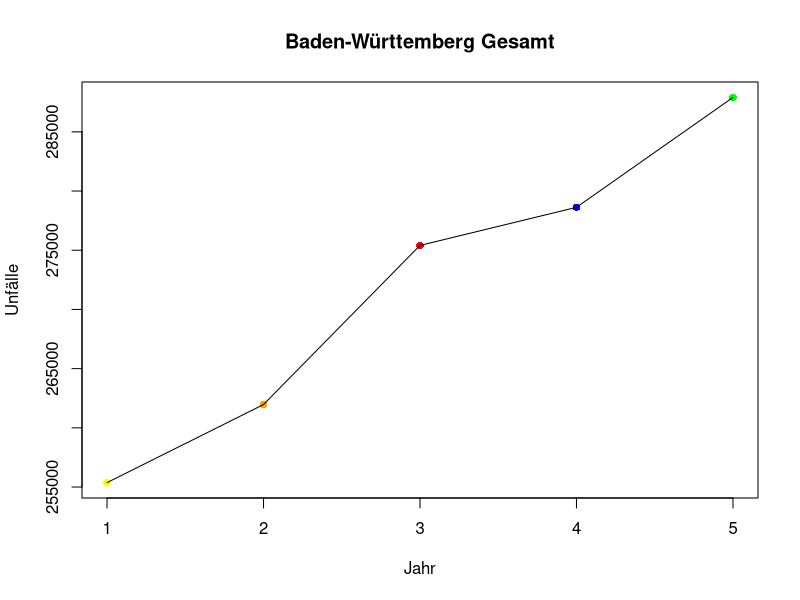
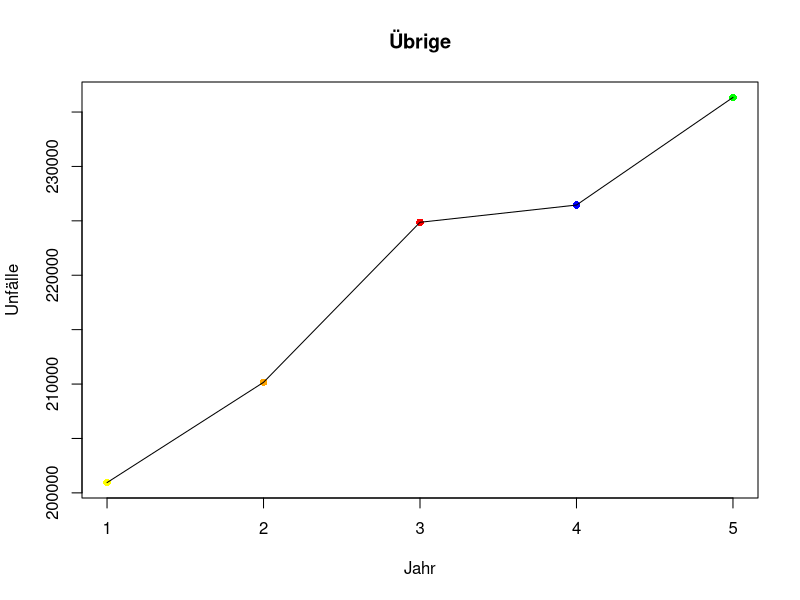
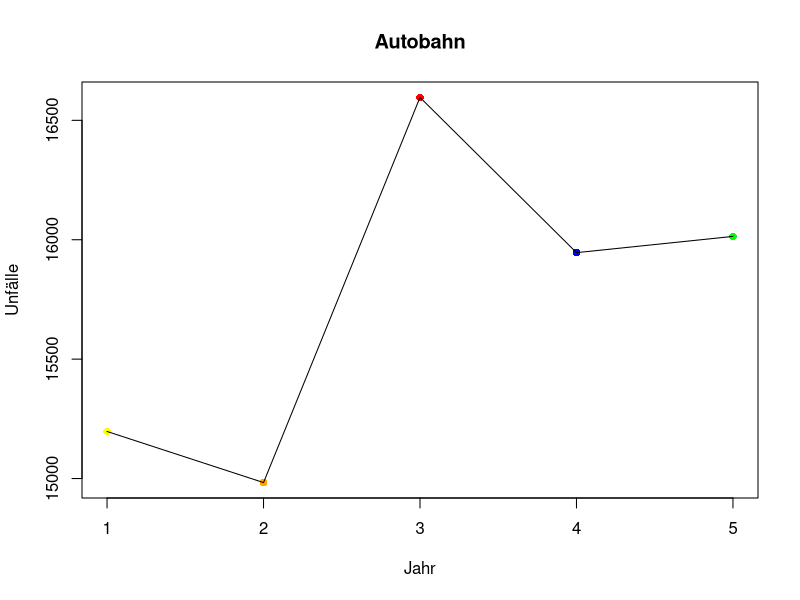
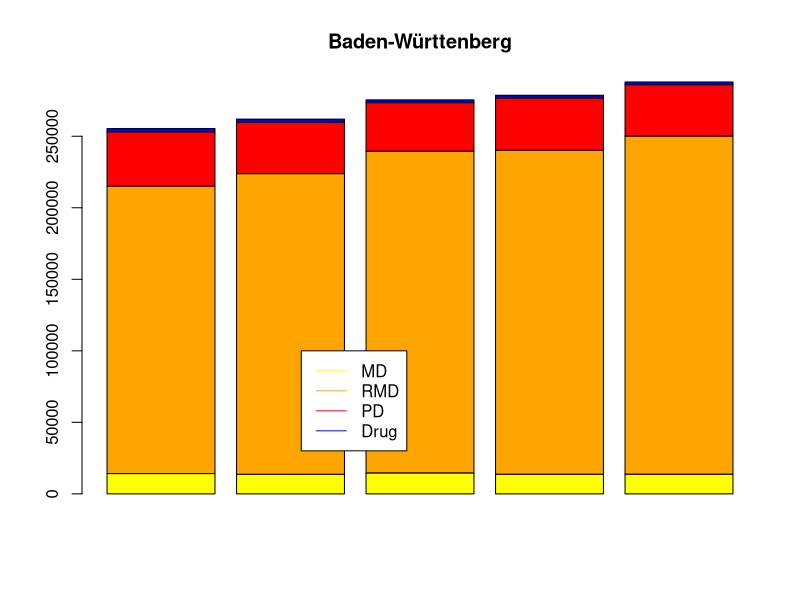
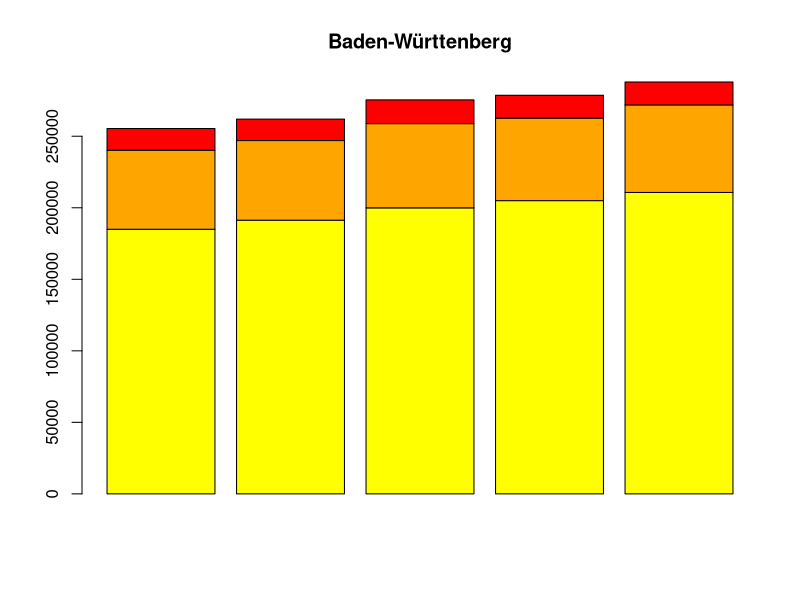
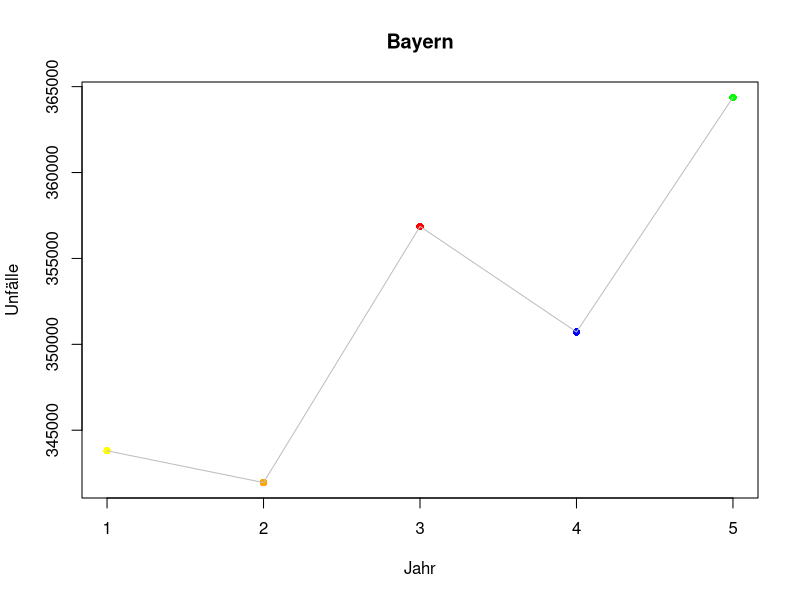
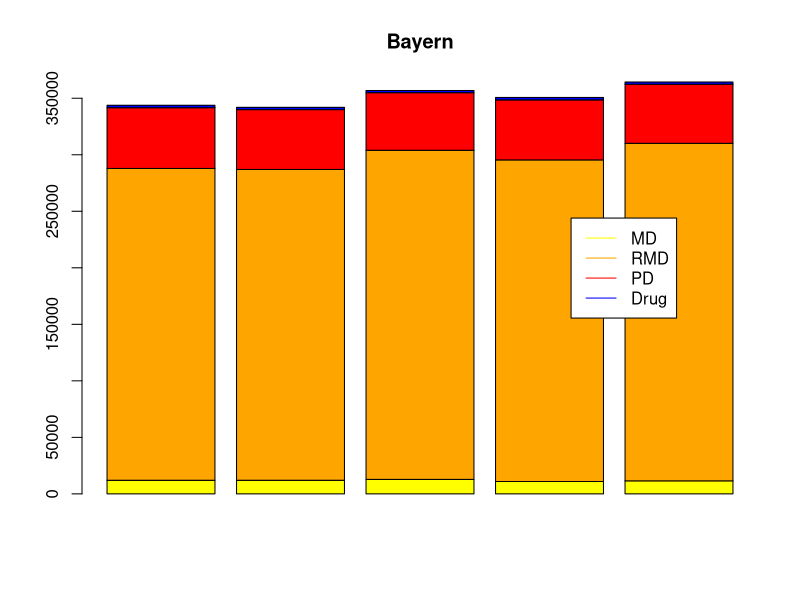
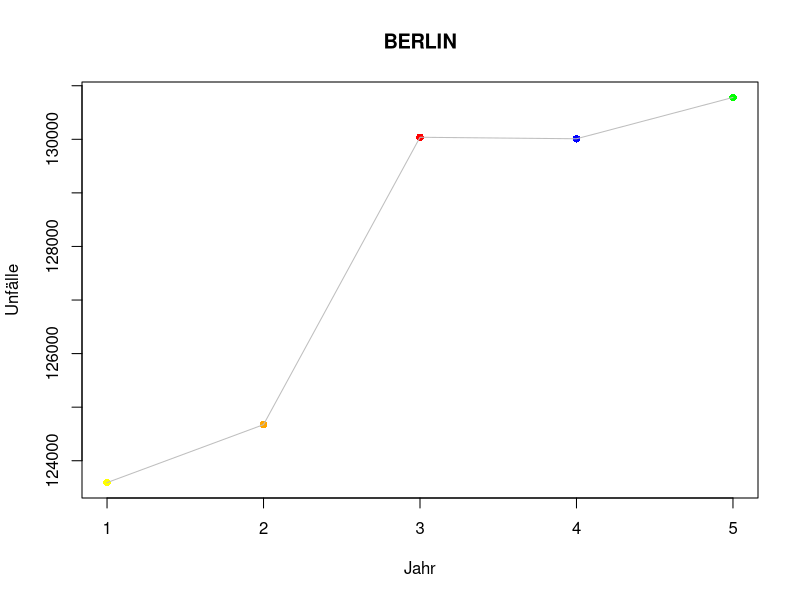

Write the R code that produced these figures, in order.
#Einlesen der Datei, System Linux Ubuntu 12.04
setwd("/home/vhx/Dokumente/R-Statistik/Projekt_S_V/WIN_HSHN_S_V/")
d<-read.csv2("unfalldaten.csv",encoding="utf-8")
d
colors = c("yellow", "orange", "red", "blue","green")

options(scipen=999)

#Einlesen der Datei, System Windows 7
# Working-Directory setzen
setwd("C:/R_Dateien")
# Einlesen des Datensatzes
d <- read.csv2("unfalldaten.csv", header = T, sep = ";")
colors = c("yellow", "orange", "red", "blue","green")

# Zusammenfassung des Datensatzes anzeigen
summary(d)

# 1.Bundesland Baden Württenberg----------------------------------------------------------------------------------
# Entwicklung von 2008 bis 2012

# Unfälle insgesamt
BW<-subset(d,d$Bundesland =="Baden-Württemberg" & d$Lage=="Insgesamt" & d$Unfälle =="Insgesamt" )
BW
#Vektor
BWJahre<-c(BW$X2008,BW$X2009,BW$X2010,BW$X2011,BW$X2012)
BWJahre

#Unfälle unter dem Einfluss berausch. Mittel
RBW<-subset(d,d$Bundesland =="Baden-Württemberg" & d$Unfälle =="Sonst. Unfälle unter dem Einfluss berausch. Mittel" & d$Lage =="Insgesamt" )
RBW
#Vektor
RBWJ<-c(RBW$X2008,RBW$X2009,RBW$X2010,RBW$X2011,RBW$X2012)
RBWJ


#Schwerwiegende Unfälle mit Sachschaden i.e.S
BWmd<-subset(d,d$Bundesland =="Baden-Württemberg" & d$Unfälle =="Schwerwiegende Unfälle mit Sachschaden i.e.S" & d$Lage =="Insgesamt")
BWmd
#Vektor
BWmdD<-c(BWmd$X2008,BWmd$X2009,BWmd$X2010,BWmd$X2011,BWmd$X2012)
BWmdD

#Unfälle mit Personenschaden
BWpd<-subset(d,d$Bundesland =="Baden-Württemberg" & d$Unfälle =="Unfälle mit Personenschaden" & d$Lage =="Insgesamt")
BWpd
#Vektor
BWpdD<-c(BWpd$X2008,BWpd$X2009,BWpd$X2010,BWpd$X2011,BWpd$X2012)
BWpdD

#Übrige Sachschadensunfälle
BWrmd<-subset(d,d$Bundesland =="Baden-Württemberg" & d$Unfälle =="Übrige Sachschadensunfälle" & d$Lage =="Insgesamt")
BWrmd
#Vektor
BWrmdD<-c(BWrmd$X2008,BWrmd$X2009,BWrmd$X2010,BWrmd$X2011,BWrmd$X2012)
BWrmdD

#Unfälle innerorts
BWinnerorts <- subset(d, d$Bundesland == "Baden-Württemberg" & d$Unfälle == "Insgesamt" & d$Lage == "innerorts")
BWinnerorts
#Vektor
BWinnerortsV <- c(BWinnerorts$X2008, BWinnerorts$X2009, BWinnerorts$X2010, BWinnerorts$X2011, BWinnerorts$X2012)
BWinnerortsV

#Unfälle außerorts
BWaußerorts <- subset(d, d$Bundesland == "Baden-Württemberg" & d$Unfälle == "Insgesamt" & d$Lage == "außerorts (ohne Autobahnen)")
BWaußerorts
#Vektor
BWaußerortsV <- c(BWaußerorts$X2008, BWaußerorts$X2009, BWaußerorts$X2010, BWaußerorts$X2011, BWaußerorts$X2012)
BWaußerortsV

#Unfälle auf Autobahnen
BWautobahn <- subset(d, d$Bundesland == "Baden-Württemberg" & d$Unfälle == "Insgesamt" & d$Lage == "auf Autobahnen")
BWautobahn
#Vektor
BWautobahnV <- c(BWautobahn$X2008, BWautobahn$X2009, BWautobahn$X2010, BWautobahn$X2011, BWautobahn$X2012)
BWautobahnV

#Für gestapelte Saeulendiagramm Unfallkategorie
t<-c(BWmdD,BWrmdD,BWpdD,RBWJ)
BadenW<-t
BadenW

BWtest<-matrix(BadenW, nrow=4,ncol=5, byrow = TRUE )
BWtest

#Für gestapelte Saeulendiagramm Unfalllage
BWUnfalllage <- c(BWinnerortsV,BWaußerortsV,BWautobahnV)
BWUnfalllage

BWUnfalllageMatrix <- matrix(BWUnfalllage, nrow=3, ncol=5, byrow = TRUE )
BWUnfalllageMatrix


#Entwicklung in 5 Jahren
plot(BWJahre,col=colors,ylab="Unfälle",xlab="Jahr",pch=16,main="Baden-Württemberg Gesamt",cex=1)
lines(BWJahre,col="black")
#jpeg(filename="01BWGesamt.jpeg")



# Entwicklung in 5 Jahren nach Unfallkategorie
#Entwicklung in 5 Jahren
par(mfrow=c(1,1))
plot(BWrmdD, col=colors,ylab="Unfälle",xlab="Jahr",pch=16,main="Übrige",cex=1)
lines(BWrmdD,col="black")

# Entwicklung in 5 Jahren nach Unfalllage
plot(BWautobahnV, col=colors,ylab="Unfälle",xlab="Jahr",pch=16,main="Autobahn",cex=1)
lines(BWautobahnV, col="black")

#Aufteilung Unfallkategorie
bw<-barplot(BWtest,beside=F,col=colors,main="Baden-Württenberg")
legend(2,100000,c("MD","RMD","PD","Drug"), col=colors,lty=c(1,1))
BW

#Aufteilung Unfalllage
BWUnfalllageDarstellung <- barplot(BWUnfalllageMatrix,beside=F,col=colors,main="Baden-Württenberg")
#legend(2,100000,c("MD","RMD","PD","Drug"), col=colors,lty=c(1,1))
BWUnfalllageDarstellung


#----------------------------------------------------------------#

# 2. Bundesland Bayern------------------------------------------------------------------------------------------
# Entwicklung von 2008 bis 2012
BY<-subset(d,d$Bundesland =="Bayern" & d$Lage=="Insgesamt" & d$Unfälle =="Insgesamt")
BY

# Unfälle insgesammt Bayern
BYJahre<-c(BY$X2008,BY$X2009,BY$X2010,BY$X2011,BY$X2012)
BYJahre

#Drogeneinfluss
RBY<-subset(d,d$Bundesland =="Bayern" & d$Unfälle =="Sonst. Unfälle unter dem Einfluss berausch. Mittel" & d$Lage =="Insgesamt" )
RBY
#Vektoren
RBYJ<-c(RBY$X2008,RBY$X2009,RBY$X2010,RBY$X2011,RBY$X2012)
RBYJ


#Schwerwiegende Unfälle mit Sachschaden i.e.S
BYmd<-subset(d,d$Bundesland =="Bayern" & d$Unfälle =="Schwerwiegende Unfälle mit Sachschaden i.e.S" & d$Lage =="Insgesamt")
BYmd
BYmdD<-c(BYmd$X2008,BYmd$X2009,BYmd$X2010,BYmd$X2011,BYmd$X2012)
BYmdD

#Unfälle mit Personenschaden
BYpd<-subset(d,d$Bundesland =="Bayern" & d$Unfälle =="Unfälle mit Personenschaden" & d$Lage =="Insgesamt")
BYpd
BYpdD<-c(BYpd$X2008,BYpd$X2009,BYpd$X2010,BYpd$X2011,BYpd$X2012)
BYpdD

#Übrige Sachschadensunfälle
BYrmd<-subset(d,d$Bundesland =="Bayern" & d$Unfälle =="Übrige Sachschadensunfälle" & d$Lage =="Insgesamt")
BYrmd
BYrmdD<-c(BYrmd$X2008,BYrmd$X2009,BYrmd$X2010,BYrmd$X2011,BYrmd$X2012)
BYrmdD

#Unfälle innerorts
BYinnerorts <- subset(d, d$Bundesland == "Bayern" & d$Unfälle == "Insgesamt" & d$Lage == "innerorts")
BYinnerorts
#Vektor
BYinnerortsV <- c(BYinnerorts$X2008, BYinnerorts$X2009, BYinnerorts$X2010, BYinnerorts$X2011, BYinnerorts$X2012)
BYinnerortsV

#Unfälle außerorts
BYaußerorts <- subset(d, d$Bundesland == "Bayern" & d$Unfälle == "Insgesamt" & d$Lage == "außerorts (ohne Autobahnen)")
BYaußerorts
#Vektor
BYaußerortsV <- c(BYaußerorts$X2008, BYaußerorts$X2009, BYaußerorts$X2010, BYaußerorts$X2011, BYaußerorts$X2012)
BYaußerortsV

#Unfälle auf Autobahnen
BYautobahn <- subset(d, d$Bundesland == "Bayern" & d$Unfälle == "Insgesamt" & d$Lage == "auf Autobahnen")
BYautobahn
#Vektor
BYautobahnV <- c(BYautobahn$X2008, BYautobahn$X2009, BYautobahn$X2010, BYautobahn$X2011, BYautobahn$X2012)
BYautobahnV


#Für gestapelte Saeulendiagramm
byt<-c(BYmdD,BYrmdD,BYpdD,RBYJ)
Bayern<-byt

testBY<-matrix(byt, nrow=4,ncol=5, byrow = TRUE )
testBY

#Entwicklung in 5 Jahren
plot(BYJahre,col=colors,ylab="Unfälle",xlab="Jahr",pch=16,main="Bayern",cex=1)
lines(BYJahre,col="grey")

#Aufteilung
by<-barplot(testBY,beside=F,col=colors,main="Bayern")
legend(4.5,244000,c("MD","RMD","PD","Drug"), col=colors,lty=c(1,1))


#----------------------------------------------------------------#

# 3.Bundesland Berlin-------------------------------------------------------------------------------------------
# Entwicklung von 2008 bis 2012
BER<-subset(d,d$Bundesland =="Berlin" & d$Lage=="Insgesamt" & d$Unfälle =="Insgesamt")
BER

BERJahre<-c(BER$X2008,BER$X2009,BER$X2010,BER$X2011,BER$X2012)
BERJahre

#Drogeneinfluss
RBER<-subset(d,d$Bundesland =="Berlin" & d$Unfälle =="Sonst. Unfälle unter dem Einfluss berausch. Mittel" & d$Lage =="Insgesamt" )
RBER
#Vektoren
RBERJ<-c(RBER$X2008,RBER$X2009,RBER$X2010,RBER$X2011,RBER$X2012)
RBERJ


#Schwerwiegende Unfälle mit Sachschaden i.e.S
BERmd<-subset(d,d$Bundesland =="Berlin" & d$Unfälle =="Schwerwiegende Unfälle mit Sachschaden i.e.S" & d$Lage =="Insgesamt")
BERmd
#Vektor
BERmdD<-c(BERmd$X2008,BERmd$X2009,BERmd$X2010,BERmd$X2011,BERmd$X2012)
BERmdD

#Unfälle mit Personenschaden
BERpd<-subset(d,d$Bundesland =="Berlin" & d$Unfälle =="Unfälle mit Personenschaden" & d$Lage =="Insgesamt")
BERpd
#Vektor
BERpdD<-c(BERpd$X2008,BERpd$X2009,BERpd$X2010,BERpd$X2011,BERpd$X2012)
BERpdD

#Übrige Sachschadensunfälle
BERrmd<-subset(d,d$Bundesland =="Berlin" & d$Unfälle =="Übrige Sachschadensunfälle" & d$Lage =="Insgesamt")
BERrmd
#Vektor
BERrmdD<-c(BERrmd$X2008,BERrmd$X2009,BERrmd$X2010,BERrmd$X2011,BERrmd$X2012)
BERrmdD

#Unfälle innerorts
BERinnerorts <- subset(d, d$Bundesland == "Berlin" & d$Unfälle == "Insgesamt" & d$Lage == "innerorts")
BERinnerorts
#Vektor
BERinnerortsV <- c(BERinnerorts$X2008, BERinnerorts$X2009, BERinnerorts$X2010, BERinnerorts$X2011, BERinnerorts$X2012)
BERinnerortsV

#Unfälle außerorts
BERaußerorts <- subset(d, d$Bundesland == "Berlin" & d$Unfälle == "Insgesamt" & d$Lage == "außerorts (ohne Autobahnen)")
BERaußerorts
#Vektor
BERaußerortsV <- c(BERaußerorts$X2008, BERaußerorts$X2009, BERaußerorts$X2010, BERaußerorts$X2011, BERaußerorts$X2012)
BERaußerortsV

#Unfälle auf Autobahnen
BERautobahn <- subset(d, d$Bundesland == "Berlin" & d$Unfälle == "Insgesamt" & d$Lage == "auf Autobahnen")
BERautobahn
#Vektor
BERautobahnV <- c(BERautobahn$X2008, BERautobahn$X2009, BERautobahn$X2010, BERautobahn$X2011, BERautobahn$X2012)
BERautobahnV

#Für gestapelte Saeulendiagramm
bert<-c(BERmdD,BERrmdD,BERpdD,RBERJ)
Berlin<-bert
testBER<-matrix(bert, nrow=4,ncol=5, byrow = TRUE )
testBER

#Entwicklung in 5 Jahren
plot(BERJahre,col=colors,ylab="Unfälle",xlab="Jahr",pch=16,main="BERLIN",cex=1)
lines(BERJahre,col="grey")

#Aufteilung
ber<-barplot(testBER,beside=F,col=colors,main="Berlin")
legend(4,11000,c("MD","RMD","PD","Drug"), col=colors,lty=c(1,1))

#-----------------------------------------------------------------------------------#

# 4. Bundesland Brandenburg------------------------------------------------------------------------------------
# Entwicklung von 2008 bis 2012

BRA<-subset(d,d$Bundesland =="Brandenburg" & d$Lage=="Insgesamt" & d$Unfälle =="Insgesamt")
BRA

BRAJahre<-c(BRA$X2008,BRA$X2009,BRA$X2010,BRA$X2011,BRA$X2012)
BRAJahre

#Unfälle unter dem Einfluss berausch. Mittel
RBRA<-subset(d,d$Bundesland =="Brandenburg" & d$Unfälle =="Sonst. Unfälle unter dem Einfluss berausch. Mittel" & d$Lage =="Insgesamt" )
RBRA
#Vektoren
RBRAJ<-c(RBRA$X2008,RBRA$X2009,RBRA$X2010,RBRA$X2011,RBRA$X2012)
RBRAJ

#Schwerwiegende Unfälle mit Sachschaden i.e.S
BRAmd<-subset(d,d$Bundesland =="Brandenburg" & d$Unfälle =="Schwerwiegende Unfälle mit Sachschaden i.e.S" & d$Lage =="Insgesamt")
BRAmd

BRAmdD<-c(BRAmd$X2008,BRAmd$X2009,BRAmd$X2010,BRAmd$X2011,BRAmd$X2012)
BRAmdD

#Unfälle mit Personenschaden
BRApd<-subset(d,d$Bundesland =="Brandenburg" & d$Unfälle =="Unfälle mit Personenschaden" & d$Lage =="Insgesamt")
BRApd
BRApdD<-c(BRApd$X2008,BRApd$X2009,BRApd$X2010,BRApd$X2011,BRApd$X2012)
BRApdD

#Übrige Sachschadensunfälle
BRArmd<-subset(d,d$Bundesland =="Brandenburg" & d$Unfälle =="Übrige Sachschadensunfälle" & d$Lage =="Insgesamt")
BRArmd
BRArmdD<-c(BRArmd$X2008,BRArmd$X2009,BRArmd$X2010,BRArmd$X2011,BRArmd$X2012)
BRArmdD

#Unfälle innerorts
BRAinnerorts <- subset(d, d$Bundesland == "Brandenburg" & d$Unfälle == "Insgesamt" & d$Lage == "innerorts")
BRAinnerorts
#Vektor
BRAinnerortsV <- c(BRAinnerorts$X2008, BRAinnerorts$X2009, BRAinnerorts$X2010, BRAinnerorts$X2011, BRAinnerorts$X2012)
BRAinnerortsV

#Unfälle außerorts
BRAaußerorts <- subset(d, d$Bundesland == "Brandenburg" & d$Unfälle == "Insgesamt" & d$Lage == "außerorts (ohne Autobahnen)")
BRAaußerorts
#Vektor
BRAaußerortsV <- c(BRAaußerorts$X2008, BRAaußerorts$X2009, BRAaußerorts$X2010, BRAaußerorts$X2011, BRAaußerorts$X2012)
BRAaußerortsV

#Unfälle auf Autobahnen
BRAautobahn <- subset(d, d$Bundesland == "Brandenburg" & d$Unfälle == "Insgesamt" & d$Lage == "auf Autobahnen")
BRAautobahn
#Vektor
BRAautobahnV <- c(BRAautobahn$X2008, BRAautobahn$X2009, BRAautobahn$X2010, BRAautobahn$X2011, BRAautobahn$X2012)
BRAautobahnV

#Für gestapelte Saeulendiagramm
brat<-c(BRAmdD,BRArmdD,BRApdD,RBRAJ)
Brandenburg<-brat
BRAtest<-matrix(brat, nrow=4,ncol=5, byrow = TRUE )
BRAtest
#Entwicklung in 5 Jahren
plot(BRAJahre,col=colors,ylab="Unfälle",xlab="Jahr",pch=16,main="Brandenburg",cex=1)
lines(BRAJahre,col="grey",main="Brandenburg")

#Aufteilung
bra<-barplot(BRAtest,beside=F,col=colors)
legend(4.5,44000,c("MD","RMD","PD","Drug"), col=colors,lty=c(1,1))

#---------------------------------------------------------------------------#


# 5. Bundesland Bremen----------------------------------------------------------------------------------------
# Entwicklung von 2008 bis 2012

BREM<-subset(d,d$Bundesland =="Bremen" & d$Lage=="Insgesamt" & d$Unfälle =="Insgesamt")
BREM




#Unfälle unter dem Einfluss berausch. Mittel
RBREM<-subset(d,d$Bundesland =="Bremen" & d$Unfälle =="Sonst. Unfälle unter dem Einfluss berausch. Mittel" & d$Lage =="Insgesamt" )
RBREM
#Vektoren
#Rauschmittel
RBREMJ<-c(RBREM$X2008,RBREM$X2009,RBREM$X2010,RBREM$X2011,RBREM$X2012)
RBREMJ
#Umfälle in 5 Jahren
BREMJahre<-c(BREM$X2008,BREM$X2009,BREM$X2010,BREM$X2011,BREM$X2012)
BREMJahre

#Schwerwiegende Unfälle mit Sachschaden i.e.S
BREMmd<-subset(d,d$Bundesland =="Bremen" & d$Unfälle =="Schwerwiegende Unfälle mit Sachschaden i.e.S" & d$Lage =="Insgesamt")
BREMmd

BREMmdD<-c(BREMmd$X2008,BREMmd$X2009,BREMmd$X2010,BREMmd$X2011,BREMmd$X2012)
BREMmdD

#Unfälle mit Personenschaden
BREMpd<-subset(d,d$Bundesland =="Bremen" & d$Unfälle =="Unfälle mit Personenschaden" & d$Lage =="Insgesamt")
BREMpd
BREMpdD<-c(BREMpd$X2008,BREMpd$X2009,BREMpd$X2010,BREMpd$X2011,BREMpd$X2012)
BREMpdD

#Übrige Sachschadensunfälle
BREMrmd<-subset(d,d$Bundesland =="Bremen" & d$Unfälle =="Übrige Sachschadensunfälle" & d$Lage =="Insgesamt")
BREMrmd
BREMrmdD<-c(BREMrmd$X2008,BREMrmd$X2009,BREMrmd$X2010,BREMrmd$X2011,BREMrmd$X2012)
BREMrmdD

#Unfälle innerorts
BREMinnerorts <- subset(d, d$Bundesland == "Bremen" & d$Unfälle == "Insgesamt" & d$Lage == "innerorts")
BREMinnerorts
#Vektor
BREMinnerortsV <- c(BREMinnerorts$X2008, BREMinnerorts$X2009, BREMinnerorts$X2010, BREMinnerorts$X2011, BREMinnerorts$X2012)
BREMinnerortsV

#Unfälle außerorts
BREMaußerorts <- subset(d, d$Bundesland == "Bremen" & d$Unfälle == "Insgesamt" & d$Lage == "außerorts (ohne Autobahnen)")
BREMaußerorts
#Vektor
BREMaußerortsV <- c(BREMaußerorts$X2008, BREMaußerorts$X2009, BREMaußerorts$X2010, BREMaußerorts$X2011, BREMaußerorts$X2012)
BREMaußerortsV

#Unfälle auf Autobahnen
BREMautobahn <- subset(d, d$Bundesland == "Bremen" & d$Unfälle == "Insgesamt" & d$Lage == "auf Autobahnen")
BREMautobahn
#Vektor
BREMautobahnV <- c(BREMautobahn$X2008, BREMautobahn$X2009, BREMautobahn$X2010, BREMautobahn$X2011, BREMautobahn$X2012)
BREMautobahnV

#Für gestapelte Saeulendiagramm
bremt<-c(BREMmdD,BREMrmdD,BREMpdD,RBREMJ)
Bremen<-bremt
BREMtest<-matrix(bremt, nrow=4,ncol=5, byrow = TRUE )
BREMtest
#Entwicklung in 5 Jahren
plot(BREMJahre,col=colors,ylab="Unfälle",xlab="Jahr",pch=16,main="Bremen",cex=1)
lines(BREMJahre,col="grey")

#Aufteilung
brem<-barplot(BREMtest,beside=F,col=colors,main="Bremen")
legend(4.5,10000,c("MD","RMD","PD","Drug"), col=colors,lty=c(1,1))
BREM
#---------------------------------------------------------------------#

# 6. Bundesland Hamburg--------------------------------------------------------------------------------------
# Entwicklung von 2008 bis 2012

HH<-subset(d,d$Bundesland =="Hamburg" & d$Lage=="Insgesamt" & d$Unfälle =="Insgesamt")
HH




#Unfälle unter dem Einfluss berausch. Mittel
RHH<-subset(d,d$Bundesland =="Hamburg" & d$Unfälle =="Sonst. Unfälle unter dem Einfluss berausch. Mittel" & d$Lage =="Insgesamt" )
RHH
#Vektoren
#Rauschmittel
RHHJ<-c(RHH$X2008,RHH$X2009,RHH$X2010,RHH$X2011,RHH$X2012)
RHHJ
#Umfälle in 5 Jahren
HHJahre<-c(HH$X2008,HH$X2009,HH$X2010,HH$X2011,HH$X2012)
HHJahre

#Schwerwiegende Unfälle mit Sachschaden i.e.S
HHmd<-subset(d,d$Bundesland =="Hamburg" & d$Unfälle =="Schwerwiegende Unfälle mit Sachschaden i.e.S" & d$Lage =="Insgesamt")
HHmd

HHmdD<-c(HHmd$X2008,HHmd$X2009,HHmd$X2010,HHmd$X2011,HHmd$X2012)
HHmdD

#Unfälle mit Personenschaden
HHpd<-subset(d,d$Bundesland =="Hamburg" & d$Unfälle =="Unfälle mit Personenschaden" & d$Lage =="Insgesamt")
HHpd
HHpdD<-c(HHpd$X2008,HHpd$X2009,HHpd$X2010,HHpd$X2011,HHpd$X2012)
HHpdD

#Übrige Sachschadensunfälle
HHrmd<-subset(d,d$Bundesland =="Hamburg" & d$Unfälle =="Übrige Sachschadensunfälle" & d$Lage =="Insgesamt")
HHrmd
HHrmdD<-c(HHrmd$X2008,HHrmd$X2009,HHrmd$X2010,HHrmd$X2011,HHrmd$X2012)
HHrmdD

#Unfälle innerorts
HHinnerorts <- subset(d, d$Bundesland == "Hamburg" & d$Unfälle == "Insgesamt" & d$Lage == "innerorts")
HHinnerorts
#Vektor
HHinnerortsV <- c(HHinnerorts$X2008, HHinnerorts$X2009, HHinnerorts$X2010, HHinnerorts$X2011, HHinnerorts$X2012)
HHinnerortsV

#Unfälle außerorts
HHaußerorts <- subset(d, d$Bundesland == "Hamburg" & d$Unfälle == "Insgesamt" & d$Lage == "außerorts (ohne Autobahnen)")
HHaußerorts
#Vektor
HHaußerortsV <- c(HHaußerorts$X2008, HHaußerorts$X2009, HHaußerorts$X2010, HHaußerorts$X2011, HHaußerorts$X2012)
HHaußerortsV

#Unfälle auf Autobahnen
HHautobahn <- subset(d, d$Bundesland == "Hamburg" & d$Unfälle == "Insgesamt" & d$Lage == "auf Autobahnen")
HHautobahn
#Vektor
HHautobahnV <- c(HHautobahn$X2008, HHautobahn$X2009, HHautobahn$X2010, HHautobahn$X2011, HHautobahn$X2012)
HHautobahnV

#Für gestapelte Saeulendiagramm
hht<-c(HHmdD,HHrmdD,HHpdD,RHHJ)
Hamburg<-hht
HHtest<-matrix(hht, nrow=4,ncol=5, byrow = TRUE )
HHtest
#Entwicklung in 5 Jahren
plot(HHJahre,col=colors,ylab="Unfälle",xlab="Jahr",pch=16,main="Hamburg",cex=1)
lines(HHJahre,col="grey")

#Aufteilung
hh<-barplot(HHtest,beside=F,col=colors,main="Hamburg")
legend(4.5,25000,c("MD","RMD","PD","Drug"), col=colors,lty=c(1,1))
HH
#-------------------------------------------------------------------------#

# 7. Bundesland Hessen
# Entwicklung von 2008 bis 2012-------------------------------------------------------------------------------

HE<-subset(d,d$Bundesland =="Hessen" & d$Lage=="Insgesamt" & d$Unfälle =="Insgesamt")
HE

#Unfälle unter dem Einfluss berausch. Mittel
RHE<-subset(d,d$Bundesland =="Hessen" & d$Unfälle =="Sonst. Unfälle unter dem Einfluss berausch. Mittel" & d$Lage =="Insgesamt" )
RHE
#Vektoren
#Rauschmittel
RHEJ<-c(RHE$X2008,RHE$X2009,RHE$X2010,RHE$X2011,RHE$X2012)
RHEJ
#Umfälle in 5 Jahren
HEJahre<-c(HE$X2008,HE$X2009,HE$X2010,HE$X2011,HE$X2012)
HEJahre

#Schwerwiegende Unfälle mit Sachschaden i.e.S
HEmd<-subset(d,d$Bundesland =="Hessen" & d$Unfälle =="Schwerwiegende Unfälle mit Sachschaden i.e.S" & d$Lage =="Insgesamt")
HEmd

HEmdD<-c(HEmd$X2008,HEmd$X2009,HEmd$X2010,HEmd$X2011,HEmd$X2012)
HEmdD

#Unfälle mit Personenschaden
HEpd<-subset(d,d$Bundesland =="Hessen" & d$Unfälle =="Unfälle mit Personenschaden" & d$Lage =="Insgesamt")
HEpd

HEpdD<-c(HEpd$X2008,HEpd$X2009,HEpd$X2010,HEpd$X2011,HEpd$X2012)
HEpdD

#Übrige Sachschadensunfälle
HErmd<-subset(d,d$Bundesland =="Hessen" & d$Unfälle =="Übrige Sachschadensunfälle" & d$Lage =="Insgesamt")
HErmd

HErmdD<-c(HErmd$X2008,HErmd$X2009,HErmd$X2010,HErmd$X2011,HErmd$X2012)
HErmdD

#Unfälle innerorts
HEinnerorts <- subset(d, d$Bundesland == "Hessen" & d$Unfälle == "Insgesamt" & d$Lage == "innerorts")
HEinnerorts
#Vektor
HEinnerortsV <- c(HEinnerorts$X2008, HEinnerorts$X2009, HEinnerorts$X2010, HEinnerorts$X2011, HEinnerorts$X2012)
HEinnerortsV

#Unfälle außerorts
HEaußerorts <- subset(d, d$Bundesland == "Hessen" & d$Unfälle == "Insgesamt" & d$Lage == "außerorts (ohne Autobahnen)")
HEaußerorts
#Vektor
HEaußerortsV <- c(HEaußerorts$X2008, HEaußerorts$X2009, HEaußerorts$X2010, HEaußerorts$X2011, HEaußerorts$X2012)
HEaußerortsV

#Unfälle auf Autobahnen
HEautobahn <- subset(d, d$Bundesland == "Hessen" & d$Unfälle == "Insgesamt" & d$Lage == "auf Autobahnen")
HEautobahn
#Vektor
HEautobahnV <- c(HEautobahn$X2008, HEautobahn$X2009, HEautobahn$X2010, HEautobahn$X2011, HEautobahn$X2012)
HEautobahnV

#Für gestapelte Saeulendiagramm
het<-c(HEmdD,HErmdD,HEpdD,RHEJ)
Hessen<-het
HEtest<-matrix(het, nrow=4,ncol=5, byrow = TRUE )
HEtest
#Entwicklung in 5 Jahren
plot(HEJahre,col=colors,ylab="Unfälle",xlab="Jahr",pch=16,main="Hessen",cex=1)
lines(HEJahre,col="grey")

#Aufteilung
he<-barplot(HEtest,beside=F,col=colors, main="Hessen")
legend(4.5,55000,c("MD","RMD","PD","Drug"), col=colors,lty=c(1,1))
HE

#-------------------------------------------------------------------------#

# 8. Bundesland Mecklenburg-Vorpommern-----------------------------------------------------------------------
# Entwicklung von 2008 bis 2012

MV<-subset(d,d$Bundesland =="Mecklenburg-Vorpommern" & d$Lage=="Insgesamt" & d$Unfälle =="Insgesamt")
MV


#Unfälle unter dem Einfluss berausch. Mittel
RMV<-subset(d,d$Bundesland =="Mecklenburg-Vorpommern" & d$Unfälle =="Sonst. Unfälle unter dem Einfluss berausch. Mittel" & d$Lage =="Insgesamt" )
RMV
#Vektoren
#Rauschmittel
RMVJ<-c(RMV$X2008,RMV$X2009,RMV$X2010,RMV$X2011,RMV$X2012)
RMVJ
#Umfälle in 5 Jahren
MVJahre<-c(MV$X2008,MV$X2009,MV$X2010,MV$X2011,MV$X2012)
MVJahre

#Schwerwiegende Unfälle mit Sachschaden i.e.S
MVmd<-subset(d,d$Bundesland =="Mecklenburg-Vorpommern" & d$Unfälle =="Schwerwiegende Unfälle mit Sachschaden i.e.S" & d$Lage =="Insgesamt")
MVmd

MVmdD<-c(MVmd$X2008,MVmd$X2009,MVmd$X2010,MVmd$X2011,MVmd$X2012)
MVmdD

#Unfälle mit Personenschaden
MVpd<-subset(d,d$Bundesland =="Mecklenburg-Vorpommern" & d$Unfälle =="Unfälle mit Personenschaden" & d$Lage =="Insgesamt")
MVpd

MVpdD<-c(MVpd$X2008,MVpd$X2009,MVpd$X2010,MVpd$X2011,MVpd$X2012)
MVpdD

#Übrige Sachschadensunfälle
MVrmd<-subset(d,d$Bundesland =="Mecklenburg-Vorpommern" & d$Unfälle =="Übrige Sachschadensunfälle" & d$Lage =="Insgesamt")
MVrmd

MVrmdD<-c(MVrmd$X2008,MVrmd$X2009,MVrmd$X2010,MVrmd$X2011,MVrmd$X2012)
MVrmdD

#Unfälle innerorts
MVinnerorts <- subset(d, d$Bundesland == "Mecklenburg-Vorpommern" & d$Unfälle == "Insgesamt" & d$Lage == "innerorts")
MVinnerorts
#Vektor
MVinnerortsV <- c(MVinnerorts$X2008, MVinnerorts$X2009, MVinnerorts$X2010, MVinnerorts$X2011, MVinnerorts$X2012)
MVinnerortsV

#Unfälle außerorts
MVaußerorts <- subset(d, d$Bundesland == "Mecklenburg-Vorpommern" & d$Unfälle == "Insgesamt" & d$Lage == "außerorts (ohne Autobahnen)")
MVaußerorts
#Vektor
MVaußerortsV <- c(MVaußerorts$X2008, MVaußerorts$X2009, MVaußerorts$X2010, MVaußerorts$X2011, MVaußerorts$X2012)
MVaußerortsV

#Unfälle auf Autobahnen
MVautobahn <- subset(d, d$Bundesland == "Mecklenburg-Vorpommern" & d$Unfälle == "Insgesamt" & d$Lage == "auf Autobahnen")
MVautobahn
#Vektor
MVautobahnV <- c(MVautobahn$X2008, MVautobahn$X2009, MVautobahn$X2010, MVautobahn$X2011, MVautobahn$X2012)
MVautobahnV

#Für gestapelte Saeulendiagramm
mvt<-c(MVmdD,MVrmdD,MVpdD,RMVJ)
MecklenburgVorpommern<-mvt
MVtest<-matrix(mvt, nrow=4,ncol=5, byrow = TRUE )
MVtest
#Entwicklung in 5 Jahren
plot(MVJahre,col=colors,ylab="Unfälle",xlab="Jahr",pch=16,main="Mecklenburg-Vorpommern",cex=1)
lines(MVJahre,col="grey")

#Aufteilung
mv<-barplot(MVtest,beside=F,col=colors,main="Mecklenburg-Vorpommern")
legend(4.5,45000,c("MD","RMD","PD","Drug"), col=colors,lty=c(1,1))
MV
#------------------------------------------------------------------#

# 9. Bundesland Niedersachsen---------------------------------------------------------------------------------
# Entwicklung von 2008 bis 2012

NS<-subset(d,d$Bundesland =="Niedersachsen" & d$Lage=="Insgesamt" & d$Unfälle =="Insgesamt")
NS

#Unfälle unter dem Einfluss berausch. Mittel
RNS<-subset(d,d$Bundesland =="Niedersachsen" & d$Unfälle =="Sonst. Unfälle unter dem Einfluss berausch. Mittel" & d$Lage =="Insgesamt" )
RNS
#Vektoren
#Rauschmittel
RNSJ<-c(RNS$X2008,RNS$X2009,RNS$X2010,RNS$X2011,RNS$X2012)
RNSJ
#Umfälle in 5 Jahren
NSJahre<-c(NS$X2008,NS$X2009,NS$X2010,NS$X2011,NS$X2012)
NSJahre

#Schwerwiegende Unfälle mit Sachschaden i.e.S
NSmd<-subset(d,d$Bundesland =="Niedersachsen" & d$Unfälle =="Schwerwiegende Unfälle mit Sachschaden i.e.S" & d$Lage =="Insgesamt")
NSmd

NSmdD<-c(NSmd$X2008,NSmd$X2009,NSmd$X2010,NSmd$X2011,NSmd$X2012)
NSmdD

#Unfälle mit Personenschaden
NSpd<-subset(d,d$Bundesland =="Niedersachsen" & d$Unfälle =="Unfälle mit Personenschaden" & d$Lage =="Insgesamt")
NSpd

NSpdD<-c(NSpd$X2008,NSpd$X2009,NSpd$X2010,NSpd$X2011,NSpd$X2012)
NSpdD

#Übrige Sachschadensunfälle
NSrmd<-subset(d,d$Bundesland =="Niedersachsen" & d$Unfälle =="Übrige Sachschadensunfälle" & d$Lage =="Insgesamt")
NSrmd

NSrmdD<-c(NSrmd$X2008,NSrmd$X2009,NSrmd$X2010,NSrmd$X2011,NSrmd$X2012)
NSrmdD

#Unfälle innerorts
NSinnerorts <- subset(d, d$Bundesland == "Niedersachsen" & d$Unfälle == "Insgesamt" & d$Lage == "innerorts")
NSinnerorts
#Vektor
NSinnerortsV <- c(NSinnerorts$X2008, NSinnerorts$X2009, NSinnerorts$X2010, NSinnerorts$X2011, NSinnerorts$X2012)
NSinnerortsV

#Unfälle außerorts
NSaußerorts <- subset(d, d$Bundesland == "Niedersachsen" & d$Unfälle == "Insgesamt" & d$Lage == "außerorts (ohne Autobahnen)")
NSaußerorts
#Vektor
NSaußerortsV <- c(NSaußerorts$X2008, NSaußerorts$X2009, NSaußerorts$X2010, NSaußerorts$X2011, NSaußerorts$X2012)
NSaußerortsV

#Unfälle auf Autobahnen
NSautobahn <- subset(d, d$Bundesland == "Niedersachsen" & d$Unfälle == "Insgesamt" & d$Lage == "auf Autobahnen")
NSautobahn
#Vektor
NSautobahnV <- c(NSautobahn$X2008, NSautobahn$X2009, NSautobahn$X2010, NSautobahn$X2011, NSautobahn$X2012)
NSautobahnV

#Für gestapelte Saeulendiagramm
nst<-c(NSmdD,NSrmdD,NSpdD,RNSJ)
Niedersachsen<-nst
NStest<-matrix(nst, nrow=4,ncol=5, byrow = TRUE )
NStest
#Entwicklung in 5 Jahren
plot(NSJahre,col=colors,ylab="Unfälle",xlab="Jahr",pch=16,main="Niedersachsen",cex=1)
lines(NSJahre,col="grey")

#Aufteilung
barplot(NStest,beside=F,col=colors,main="Niedersachsen")
legend(4.5,99000,c("MD","RMD","PD","Drug"), col=colors,lty=c(1,1))
NS
#-------------------------------------------------------------------------------#


# 10. Bundesland Nordrhein-Westfalen--------------------------------------------------------------------------
# Entwicklung von 2008 bis 2012

NRW<-subset(d,d$Bundesland =="Nordrhein-Westfalen" & d$Lage=="Insgesamt" & d$Unfälle =="Insgesamt")
NRW

#Unfälle unter dem Einfluss berausch. Mittel
RNRW<-subset(d,d$Bundesland =="Nordrhein-Westfalen" & d$Unfälle =="Sonst. Unfälle unter dem Einfluss berausch. Mittel" & d$Lage =="Insgesamt" )
RNRW
#Vektoren
#Rauschmittel
RNRWJ<-c(RNRW$X2008,RNRW$X2009,RNRW$X2010,RNRW$X2011,RNRW$X2012)
RNRWJ
#Umfälle in 5 Jahren
NRWJahre<-c(NRW$X2008,NRW$X2009,NRW$X2010,NRW$X2011,NRW$X2012)
NRWJahre

#Schwerwiegende Unfälle mit Sachschaden i.e.S
NRWmd<-subset(d,d$Bundesland =="Nordrhein-Westfalen" & d$Unfälle =="Schwerwiegende Unfälle mit Sachschaden i.e.S" & d$Lage =="Insgesamt")
NRWmd

NRWmdD<-c(NRWmd$X2008,NRWmd$X2009,NRWmd$X2010,NRWmd$X2011,NRWmd$X2012)
NRWmdD

#Unfälle mit Personenschaden
NRWpd<-subset(d,d$Bundesland =="Nordrhein-Westfalen" & d$Unfälle =="Unfälle mit Personenschaden" & d$Lage =="Insgesamt")
NRWpd
NRWpdD<-c(NRWpd$X2008,NRWpd$X2009,NRWpd$X2010,NRWpd$X2011,NRWpd$X2012)
NRWpdD

#Übrige Sachschadensunfälle
NRWrmd<-subset(d,d$Bundesland =="Nordrhein-Westfalen" & d$Unfälle =="Übrige Sachschadensunfälle" & d$Lage =="Insgesamt")
NRWrmd

NRWrmdD<-c(NRWrmd$X2008,NRWrmd$X2009,NRWrmd$X2010,NRWrmd$X2011,NRWrmd$X2012)
NRWrmdD

#Unfälle innerorts
NRWinnerorts <- subset(d, d$Bundesland == "Nordrhein-Westfalen" & d$Unfälle == "Insgesamt" & d$Lage == "innerorts")
NRWinnerorts
#Vektor
NRWinnerortsV <- c(NRWinnerorts$X2008, NRWinnerorts$X2009, NRWinnerorts$X2010, NRWinnerorts$X2011, NRWinnerorts$X2012)
NRWinnerortsV

#Unfälle außerorts
NRWaußerorts <- subset(d, d$Bundesland == "Nordrhein-Westfalen" & d$Unfälle == "Insgesamt" & d$Lage == "außerorts (ohne Autobahnen)")
NRWaußerorts
#Vektor
NRWaußerortsV <- c(NRWaußerorts$X2008, NRWaußerorts$X2009, NRWaußerorts$X2010, NRWaußerorts$X2011, NRWaußerorts$X2012)
NRWaußerortsV

#Unfälle auf Autobahnen
NRWautobahn <- subset(d, d$Bundesland == "Nordrhein-Westfalen" & d$Unfälle == "Insgesamt" & d$Lage == "auf Autobahnen")
NRWautobahn
#Vektor
NRWautobahnV <- c(NRWautobahn$X2008, NRWautobahn$X2009, NRWautobahn$X2010, NRWautobahn$X2011, NRWautobahn$X2012)
NRWautobahnV

#Für gestapelte Saeulendiagramm
nrwt<-c(NRWmdD,NRWrmdD,NRWpdD,RNRWJ)
NordrheinWestfalen<-nrwt
nrwt
NRWtest<-matrix(nrwt, nrow=4,ncol=5, byrow = TRUE )
NRWtest
#Entwicklung in 5 Jahren
plot(NSJahre,col=colors,ylab="Unfälle",xlab="Jahr",pch=16,main="Nordrhein-Westfalen",cex=1)
lines(NSJahre,col="grey")

#Aufteilung
nrw<-barplot(NRWtest,beside=F,col=colors,main="Nordrhein-Westfalen")
legend(4.5,400000,c("MD","RMD","PD","Drug"), col=colors,lty=c(1,1))
NRW
#-------------------------------------------------------------------------------#

# 11. Rheinland-Pfalz-----------------------------------------------------------------------------------------
# Entwicklung von 2008 bis 2012

RP<-subset(d,d$Bundesland =="Rheinland-Pfalz" & d$Lage=="Insgesamt" & d$Unfälle =="Insgesamt")
RP



#Unfälle unter dem Einfluss berausch. Mittel
RRP<-subset(d,d$Bundesland =="Rheinland-Pfalz" & d$Unfälle =="Sonst. Unfälle unter dem Einfluss berausch. Mittel" & d$Lage =="Insgesamt" )
RRP
#Vektoren
#Rauschmittel
RRPJ<-c(RRP$X2008,RRP$X2009,RRP$X2010,RRP$X2011,RRP$X2012)
RRPJ
#Umfälle in 5 Jahren
RPJahre<-c(RP$X2008,RP$X2009,RP$X2010,RP$X2011,RP$X2012)
RPJahre

#Schwerwiegende Unfälle mit Sachschaden i.e.S
RPmd<-subset(d,d$Bundesland =="Rheinland-Pfalz" & d$Unfälle =="Schwerwiegende Unfälle mit Sachschaden i.e.S" & d$Lage =="Insgesamt")
RPmd

RPmdD<-c(RPmd$X2008,RPmd$X2009,RPmd$X2010,RPmd$X2011,RPmd$X2012)
RPmdD

#Unfälle mit Personenschaden
RPpd<-subset(d,d$Bundesland =="Rheinland-Pfalz" & d$Unfälle =="Unfälle mit Personenschaden" & d$Lage =="Insgesamt")
RPpd

RPpdD<-c(RPpd$X2008,RPpd$X2009,RPpd$X2010,RPpd$X2011,RPpd$X2012)
RPpdD

#Übrige Sachschadensunfälle
RPrmd<-subset(d,d$Bundesland =="Rheinland-Pfalz" & d$Unfälle =="Übrige Sachschadensunfälle" & d$Lage =="Insgesamt")
RPrmd

RPrmdD<-c(RPrmd$X2008,RPrmd$X2009,RPrmd$X2010,RPrmd$X2011,RPrmd$X2012)
RPrmdD
#

#Unfälle innerorts
RPinnerorts <- subset(d, d$Bundesland == "Rheinland-Pfalz" & d$Unfälle == "Insgesamt" & d$Lage == "innerorts")
RPinnerorts
#Vektor
RPinnerortsV <- c(RPinnerorts$X2008, RPinnerorts$X2009, RPinnerorts$X2010, RPinnerorts$X2011, RPinnerorts$X2012)
RPinnerortsV

#Unfälle außerorts
RPaußerorts <- subset(d, d$Bundesland == "Rheinland-Pfalz" & d$Unfälle == "Insgesamt" & d$Lage == "außerorts (ohne Autobahnen)")
RPaußerorts
#Vektor
RPaußerortsV <- c(RPaußerorts$X2008, RPaußerorts$X2009, RPaußerorts$X2010, RPaußerorts$X2011, RPaußerorts$X2012)
RPaußerortsV

#Unfälle auf Autobahnen
RPautobahn <- subset(d, d$Bundesland == "Rheinland-Pfalz" & d$Unfälle == "Insgesamt" & d$Lage == "auf Autobahnen")
RPautobahn
#Vektor
RPautobahnV <- c(RPautobahn$X2008, RPautobahn$X2009, RPautobahn$X2010, RPautobahn$X2011, RPautobahn$X2012)
RPautobahnV

#Für gestapelte Saeulendiagramm
rpt<-c(RPmdD,RPrmdD,RPpdD,RRPJ)
RheinlandPfalz<-rpt
RPtest<-matrix(rpt, nrow=4,ncol=5, byrow = TRUE )
RPtest
#Entwicklung in 5 Jahren
plot(RPJahre,col=colors,ylab="Unfälle",xlab="Jahr",pch=16,main="Rheinland-Pfalz",cex=1)
lines(RPJahre,col="grey")

#Aufteilung
barplot(RPtest,beside=F,col=colors,main="Rheinland-Pfalz")
legend(4.5,65000,c("MD","RMD","PD","Drug"), col=colors,lty=c(1,1))
RP
#-------------------------------------------------------------------------------#


# 12. Bundesland Saarland
# Entwicklung von 2008 bis 2012-------------------------------------------------------------------------------

SA<-subset(d,d$Bundesland =="Saarland" & d$Lage=="Insgesamt" & d$Unfälle =="Insgesamt")
SA

#Unfälle unter dem Einfluss berausch. Mittel
RSA<-subset(d,d$Bundesland =="Saarland" & d$Unfälle =="Sonst. Unfälle unter dem Einfluss berausch. Mittel" & d$Lage =="Insgesamt" )
RSA
#Vektoren
#Rauschmittel
RSAJ<-c(RSA$X2008,RSA$X2009,RSA$X2010,RSA$X2011,RSA$X2012)
RSAJ
#Umfälle in 5 Jahren
SAJahre<-c(SA$X2008,SA$X2009,SA$X2010,SA$X2011,SA$X2012)
SAJahre

#Schwerwiegende Unfälle mit Sachschaden i.e.S
SAmd<-subset(d,d$Bundesland =="Saarland" & d$Unfälle =="Schwerwiegende Unfälle mit Sachschaden i.e.S" & d$Lage =="Insgesamt")
SAmd

SAmdD<-c(SAmd$X2008,SAmd$X2009,SAmd$X2010,SAmd$X2011,SAmd$X2012)
SAmdD

#Unfälle mit Personenschaden
SApd<-subset(d,d$Bundesland =="Saarland" & d$Unfälle =="Unfälle mit Personenschaden" & d$Lage =="Insgesamt")
SApd

SApdD<-c(SApd$X2008,SApd$X2009,SApd$X2010,SApd$X2011,SApd$X2012)
SApdD

#Übrige Sachschadensunfälle
SArmd<-subset(d,d$Bundesland =="Saarland" & d$Unfälle =="Übrige Sachschadensunfälle" & d$Lage =="Insgesamt")
SArmd

SArmdD<-c(SArmd$X2008,SArmd$X2009,SArmd$X2010,SArmd$X2011,SArmd$X2012)
SArmdD
#

#Unfälle innerorts
SAinnerorts <- subset(d, d$Bundesland == "Saarland" & d$Unfälle == "Insgesamt" & d$Lage == "innerorts")
SAinnerorts
#Vektor
SAinnerortsV <- c(SAinnerorts$X2008, SAinnerorts$X2009, SAinnerorts$X2010, SAinnerorts$X2011, SAinnerorts$X2012)
SAinnerortsV

#Unfälle außerorts
SAaußerorts <- subset(d, d$Bundesland == "Saarland" & d$Unfälle == "Insgesamt" & d$Lage == "außerorts (ohne Autobahnen)")
SAaußerorts
#Vektor
SAaußerortsV <- c(SAaußerorts$X2008, SAaußerorts$X2009, SAaußerorts$X2010, SAaußerorts$X2011, SAaußerorts$X2012)
SAaußerortsV

#Unfälle auf Autobahnen
SAautobahn <- subset(d, d$Bundesland == "Saarland" & d$Unfälle == "Insgesamt" & d$Lage == "auf Autobahnen")
SAautobahn
#Vektor
SAautobahnV <- c(SAautobahn$X2008, SAautobahn$X2009, SAautobahn$X2010, SAautobahn$X2011, SAautobahn$X2012)
SAautobahnV

#Für gestapelte Saeulendiagramm
sat<-c(SAmdD,SArmdD,SApdD,RSAJ)
Saarland<-sat
SAtest<-matrix(sat, nrow=4,ncol=5, byrow = TRUE )
SAtest
#Entwicklung in 5 Jahren
plot(SAJahre,col=colors,ylab="Unfälle",xlab="Jahr",pch=16,main="Saarland",cex=1)
lines(SAJahre,col="grey")

#Aufteilung
barplot(SAtest,beside=F,col=colors,main="Saarland")
legend(4.5,450000,c("MD","RMD","PD","Drug"), col=colors,lty=c(1,1))
SA
#-------------------------------------------------------------------------------#


# 13. Bundesland Sachsen
# Entwicklung von 2008 bis 2012-------------------------------------------------------------------------------

SAC<-subset(d,d$Bundesland =="Sachsen" & d$Lage=="Insgesamt" & d$Unfälle =="Insgesamt")
SAC



#Unfälle unter dem Einfluss berausch. Mittel
RSAC<-subset(d,d$Bundesland =="Sachsen" & d$Unfälle =="Sonst. Unfälle unter dem Einfluss berausch. Mittel" & d$Lage =="Insgesamt" )
RSAC
#Vektoren
#Rauschmittel
RSACJ<-c(RSAC$X2008,RSAC$X2009,RSAC$X2010,RSAC$X2011,RSAC$X2012)
RSACJ
#Umfälle in 5 Jahren
SACJahre<-c(SAC$X2008,SAC$X2009,SAC$X2010,SAC$X2011,SAC$X2012)
SACJahre

#Schwerwiegende Unfälle mit Sachschaden i.e.S
SACmd<-subset(d,d$Bundesland =="Sachsen" & d$Unfälle =="Schwerwiegende Unfälle mit Sachschaden i.e.S" & d$Lage =="Insgesamt")
SACmd

SACmdD<-c(SACmd$X2008,SACmd$X2009,SACmd$X2010,SACmd$X2011,SACmd$X2012)
SACmdD

#Unfälle mit Personenschaden
SACpd<-subset(d,d$Bundesland =="Sachsen" & d$Unfälle =="Unfälle mit Personenschaden" & d$Lage =="Insgesamt")
SACpd

SACpdD<-c(SACpd$X2008,SACpd$X2009,SACpd$X2010,SACpd$X2011,SACpd$X2012)
SACpdD

#Übrige Sachschadensunfälle
SACrmd<-subset(d,d$Bundesland =="Sachsen" & d$Unfälle =="Übrige Sachschadensunfälle" & d$Lage =="Insgesamt")
SACrmd

SACrmdD<-c(SACrmd$X2008,SACrmd$X2009,SACrmd$X2010,SACrmd$X2011,SACrmd$X2012)
SACrmdD
#

#Unfälle innerorts
SACinnerorts <- subset(d, d$Bundesland == "Sachsen" & d$Unfälle == "Insgesamt" & d$Lage == "innerorts")
SACinnerorts
#Vektor
SACinnerortsV <- c(SACinnerorts$X2008, SACinnerorts$X2009, SACinnerorts$X2010, SACinnerorts$X2011, SACinnerorts$X2012)
SACinnerortsV

#Unfälle außerorts
SACaußerorts <- subset(d, d$Bundesland == "Sachsen" & d$Unfälle == "Insgesamt" & d$Lage == "außerorts (ohne Autobahnen)")
SACaußerorts
#Vektor
SACaußerortsV <- c(SACaußerorts$X2008, SACaußerorts$X2009, SACaußerorts$X2010, SACaußerorts$X2011, SACaußerorts$X2012)
SACaußerortsV

#Unfälle auf Autobahnen
SACautobahn <- subset(d, d$Bundesland == "Sachsen" & d$Unfälle == "Insgesamt" & d$Lage == "auf Autobahnen")
SACautobahn
#Vektor
SACautobahnV <- c(SACautobahn$X2008, SACautobahn$X2009, SACautobahn$X2010, SACautobahn$X2011, SACautobahn$X2012)
SACautobahnV

#Für gestapelte Saeulendiagramm
sact<-c(SACmdD,SACrmdD,SACpdD,RSACJ)
Sachsen<-sact
SACtest<-matrix(sact, nrow=4,ncol=5, byrow = TRUE )
SAtest
#Entwicklung in 5 Jahren
plot(SACJahre,col=colors,ylab="Unfälle",xlab="Jahr",pch=16,main="Sachsen",cex=1)
lines(SACJahre,col="grey")

#Aufteilung
barplot(SACtest,beside=F,col=colors,main="Sachsen")
legend(4.5,60000,c("MD","RMD","PD","Drug"), col=colors,lty=c(1,1))
SAC
#-------------------------------------------------------------------------------#
# 14. Bundesland Sachsen-Anhalt
# Entwicklung von 2008 bis 2012-------------------------------------------------------------------------------

SAA<-subset(d,d$Bundesland =="Sachsen-Anhalt" & d$Lage=="Insgesamt" & d$Unfälle =="Insgesamt")
SAA

SAAJahre<-c(SAA$X2008,SAA$X2009,SAA$X2010,SAA$X2011,SAA$X2012)


#Unfälle unter dem Einfluss berausch. Mittel
RSAA<-subset(d,d$Bundesland =="Sachsen-Anhalt" & d$Unfälle =="Sonst. Unfälle unter dem Einfluss berausch. Mittel" & d$Lage =="Insgesamt" )
RSAA
#Vektoren
#Rauschmittel
RSAAJ<-c(RSAA$X2008,RSAA$X2009,RSAA$X2010,RSAA$X2011,RSAA$X2012)
RSAAJ
#Umfälle in 5 Jahren
SAAJahre<-c(SAA$X2008,SAA$X2009,SAA$X2010,SAA$X2011,SAA$X2012)
SAAJahre

#Schwerwiegende Unfälle mit Sachschaden i.e.S
SAAmd<-subset(d,d$Bundesland =="Sachsen-Anhalt" & d$Unfälle =="Schwerwiegende Unfälle mit Sachschaden i.e.S" & d$Lage =="Insgesamt")
SAAmd

SAAmdD<-c(SAAmd$X2008,SAAmd$X2009,SAAmd$X2010,SAAmd$X2011,SAAmd$X2012)
SAAmdD

#Unfälle mit Personenschaden
SAApd<-subset(d,d$Bundesland =="Sachsen-Anhalt" & d$Unfälle =="Unfälle mit Personenschaden" & d$Lage =="Insgesamt")
SAApd

SAApdD<-c(SAApd$X2008,SAApd$X2009,SAApd$X2010,SAApd$X2011,SAApd$X2012)
SAApdD

#Übrige Sachschadensunfälle
SAArmd<-subset(d,d$Bundesland =="Sachsen-Anhalt" & d$Unfälle =="Übrige Sachschadensunfälle" & d$Lage =="Insgesamt")
SAArmd

SAArmdD<-c(SAArmd$X2008,SAArmd$X2009,SAArmd$X2010,SAArmd$X2011,SAArmd$X2012)
SAArmdD
#

#Unfälle innerorts
SAAinnerorts <- subset(d, d$Bundesland == "Sachsen-Anhalt" & d$Unfälle == "Insgesamt" & d$Lage == "innerorts")
SAAinnerorts
#Vektor
SAAinnerortsV <- c(SAAinnerorts$X2008, SAAinnerorts$X2009, SAAinnerorts$X2010, SAAinnerorts$X2011, SAAinnerorts$X2012)
SAAinnerortsV

#Unfälle außerorts
SAAaußerorts <- subset(d, d$Bundesland == "Sachsen-Anhalt" & d$Unfälle == "Insgesamt" & d$Lage == "außerorts (ohne Autobahnen)")
SAAaußerorts
#Vektor
SAAaußerortsV <- c(SAAaußerorts$X2008, SAAaußerorts$X2009, SAAaußerorts$X2010, SAAaußerorts$X2011, SAAaußerorts$X2012)
SAAaußerortsV

#Unfälle auf Autobahnen
SAAautobahn <- subset(d, d$Bundesland == "Sachsen-Anhalt" & d$Unfälle == "Insgesamt" & d$Lage == "auf Autobahnen")
SAAautobahn
#Vektor
SAAautobahnV <- c(SAAautobahn$X2008, SAAautobahn$X2009, SAAautobahn$X2010, SAAautobahn$X2011, SAAautobahn$X2012)
SAAautobahnV

#Für gestapelte Saeulendiagramm
saat<-c(SAAmdD,SAArmdD,SAApdD,RSAAJ)
SachsenAnhalt<-saat
SAAtest<-matrix(saat, nrow=4,ncol=5, byrow = TRUE )
SAAtest
#Entwicklung in 5 Jahren
plot(SAAJahre,col=colors,ylab="Unfälle",xlab="Jahr",pch=16,main="Sachsen-Anhalt",cex=1)
lines(SAAJahre,col="grey")

#Aufteilung
barplot(SAAtest,beside=F,col=colors,main="Sachsen-Anhalt")
legend(4.5,45000,c("MD","RMD","PD","Drug"), col=colors,lty=c(1,1))
SAA
#-------------------------------------------------------------------------------#
# 15. Bundesland Schleswig-Holstein---------------------------------------------------------------------------
# Entwicklung von 2008 bis 2012

SH<-subset(d,d$Bundesland =="Schleswig-Holstein" & d$Lage=="Insgesamt" & d$Unfälle =="Insgesamt")
SH

#Unfälle unter dem Einfluss berausch. Mittel
RSH<-subset(d,d$Bundesland =="Schleswig-Holstein" & d$Unfälle =="Sonst. Unfälle unter dem Einfluss berausch. Mittel" & d$Lage =="Insgesamt" )
RSH
#Vektoren
#Rauschmittel
RSHJ<-c(RSH$X2008,RSH$X2009,RSH$X2010,RSH$X2011,RSH$X2012)
RSHJ
#Umfälle in 5 Jahren
SHJahre<-c(SH$X2008,SH$X2009,SH$X2010,SH$X2011,SH$X2012)
SHJahre

#Schwerwiegende Unfälle mit Sachschaden i.e.S
SHmd<-subset(d,d$Bundesland =="Schleswig-Holstein" & d$Unfälle =="Schwerwiegende Unfälle mit Sachschaden i.e.S" & d$Lage =="Insgesamt")
SHmd

SHmdD<-c(SHmd$X2008,SHmd$X2009,SHmd$X2010,SHmd$X2011,SHmd$X2012)
SHmdD

#Unfälle mit Personenschaden
SHpd<-subset(d,d$Bundesland =="Schleswig-Holstein" & d$Unfälle =="Unfälle mit Personenschaden" & d$Lage =="Insgesamt")
SHpd

SHpdD<-c(SHpd$X2008,SHpd$X2009,SHpd$X2010,SHpd$X2011,SHpd$X2012)
SHpdD

#Übrige Sachschadensunfälle
SHrmd<-subset(d,d$Bundesland =="Schleswig-Holstein" & d$Unfälle =="Übrige Sachschadensunfälle" & d$Lage =="Insgesamt")
SHrmd

SHrmdD<-c(SHrmd$X2008,SHrmd$X2009,SHrmd$X2010,SHrmd$X2011,SHrmd$X2012)
SHrmdD
#

#Unfälle innerorts
SHinnerorts <- subset(d, d$Bundesland == "Schleswig-Holstein" & d$Unfälle == "Insgesamt" & d$Lage == "innerorts")
SHinnerorts
#Vektor
SHinnerortsV <- c(SHinnerorts$X2008, SHinnerorts$X2009, SHinnerorts$X2010, SHinnerorts$X2011, SHinnerorts$X2012)
SHinnerortsV

#Unfälle außerorts
SHaußerorts <- subset(d, d$Bundesland == "Schleswig-Holstein" & d$Unfälle == "Insgesamt" & d$Lage == "außerorts (ohne Autobahnen)")
SHaußerorts
#Vektor
SHaußerortsV <- c(SHaußerorts$X2008, SHaußerorts$X2009, SHaußerorts$X2010, SHaußerorts$X2011, SHaußerorts$X2012)
SHaußerortsV

#Unfälle auf Autobahnen
SHautobahn <- subset(d, d$Bundesland == "Schleswig-Holstein" & d$Unfälle == "Insgesamt" & d$Lage == "auf Autobahnen")
SHautobahn
#Vektor
SHautobahnV <- c(SHautobahn$X2008, SHautobahn$X2009, SHautobahn$X2010, SHautobahn$X2011, SHautobahn$X2012)
SHautobahnV

#Für gestapelte Saeulendiagramm
sht<-c(SHmdD,SHrmdD,SHpdD,RSHJ)
SchleswigHolstein<-sht
SHtest<-matrix(sht, nrow=4,ncol=5, byrow = TRUE )
SHtest
#Entwicklung in 5 Jahren
plot(SHJahre,col=colors,ylab="Unfälle",xlab="Jahr",pch=16,main="Baden-Württemberg",cex=1)
lines(SHJahre,col="grey")

#Aufteilung
barplot(SHtest,beside=F,col=colors,main="Schleswig-Holstein")
legend(4.5,45000,c("MD","RMD","PD","Drug"), col=colors,lty=c(1,1))

SH

#-------------------------------------------------------------------------------#

# 16 Bundesland Thüringen------------------------------------------------------------------------------------
# Entwicklung von 2008 bis 2012

TH<-subset(d,d$Bundesland =="Thüringen" & d$Lage=="Insgesamt" & d$Unfälle =="Insgesamt")
TH

#Unfälle unter dem Einfluss berausch. Mittel
RTH<-subset(d,d$Bundesland =="Thüringen" & d$Unfälle =="Sonst. Unfälle unter dem Einfluss berausch. Mittel" & d$Lage =="Insgesamt" )
RTH
#Vektoren
#Rauschmittel
RTHJ<-c(RTH$X2008,RTH$X2009,RTH$X2010,RTH$X2011,RTH$X2012)
RTHJ
#Umfälle in 5 Jahren
THJahre<-c(TH$X2008,TH$X2009,TH$X2010,TH$X2011,TH$X2012)
THJahre

#Schwerwiegende Unfälle mit Sachschaden i.e.S
THmd<-subset(d,d$Bundesland =="Thüringen" & d$Unfälle =="Schwerwiegende Unfälle mit Sachschaden i.e.S" & d$Lage =="Insgesamt")
THmd

THmdD<-c(THmd$X2008,THmd$X2009,THmd$X2010,THmd$X2011,THmd$X2012)
THmdD

#Unfälle mit Personenschaden
THpd<-subset(d,d$Bundesland =="Thüringen" & d$Unfälle =="Unfälle mit Personenschaden" & d$Lage =="Insgesamt")
THpd

THpdD<-c(THpd$X2008,THpd$X2009,THpd$X2010,THpd$X2011,THpd$X2012)
THpdD

#Übrige Sachschadensunfälle
THrmd<-subset(d,d$Bundesland =="Thüringen" & d$Unfälle =="Übrige Sachschadensunfälle" & d$Lage =="Insgesamt")
THrmd

THrmdD<-c(THrmd$X2008,THrmd$X2009,THrmd$X2010,THrmd$X2011,THrmd$X2012)
THrmdD
#

#Unfälle innerorts
THinnerorts <- subset(d, d$Bundesland == "Thüringen" & d$Unfälle == "Insgesamt" & d$Lage == "innerorts")
THinnerorts
#Vektor
THinnerortsV <- c(THinnerorts$X2008, THinnerorts$X2009, THinnerorts$X2010, THinnerorts$X2011, THinnerorts$X2012)
THinnerortsV

#Unfälle außerorts
THaußerorts <- subset(d, d$Bundesland == "Thüringen" & d$Unfälle == "Insgesamt" & d$Lage == "außerorts (ohne Autobahnen)")
THaußerorts
#Vektor
THaußerortsV <- c(THaußerorts$X2008, THaußerorts$X2009, THaußerorts$X2010, THaußerorts$X2011, THaußerorts$X2012)
THaußerortsV

#Unfälle auf Autobahnen
THautobahn <- subset(d, d$Bundesland == "Thüringen" & d$Unfälle == "Insgesamt" & d$Lage == "auf Autobahnen")
THautobahn
#Vektor
THautobahnV <- c(THautobahn$X2008, THautobahn$X2009, THautobahn$X2010, THautobahn$X2011, THautobahn$X2012)
THautobahnV

#Für gestapelte Saeulendiagramm
tht<-c(THmdD,THrmdD,THpdD,RTHJ)
Thüringen<-tht
Thüringen
THtest<-matrix(tht, nrow=4,ncol=5, byrow = TRUE )
THtest
#Entwicklung in 5 Jahren
plot(THJahre,col=colors,ylab="Unfälle",xlab="Jahr",pch=16,main="Thüringen",cex=1)
lines(THJahre,col="grey")

#Aufteilung
barplot(THtest,beside=F,col=colors,main="Thüringen")
legend(4.5,45000,c("MD","RMD","PD","Drug"), col=colors,lty=c(1,1))
TH
#-------------------------------------------------------------------------------#

#Ganz Deutschland Statistiken
DE<-THJahre+SHJahre+SAAJahre+SACJahre+BWJahre+BYJahre+BERJahre+BRAJahre+BREMJahre+HHJahre+HEJahre+MVJahre+NSJahre+NRWJahre+RPJahre+SAJahre

#Entwicklung in der BRD gesamt
plot(DE,col=colors,ylab="Unfälle",xlab="Jahr",pch=16,main="Deutschland Gesamt",cex=1)
lines(DE,col="black")

#Aufteilung der Umfallarten in der BRD gesamt
ansicht.A<-THtest+SHtest+SAtest+SACtest+SAAtest+RPtest+NRWtest+MVtest+HEtest+HHtest+BREMtest+BRAtest+testBER+testBY+BWtest
barplot(ansicht.A,beside=F,col=colors,main="Deutschland")
legend(4.5,4800000,c("MD","RMD","PD","Drug","test"), col=colors,lty=c(1,1))

#Ganz Deutschland Rauschmittel
DERauschmittel <- RBWJ+RBYJ+RBERJ+RBRAJ+RBREMJ+RHHJ+RHEJ+RMVJ+RNSJ+RNRWJ+RRPJ+RSAJ+RSACJ+RSAAJ+RSHJ+RTHJ
DERauschmittel
plot(DERauschmittel,col=colors,ylab="Unfälle",xlab="Jahr",pch=16,main="Deutschland Rauschmittel",cex=1)
lines(DERauschmittel,col="black")

#Ganz Deutschland Personenschaden
DEPersonenschaden <- BWpdD+BYpdD+BERpdD+BRApdD+BREMpdD+HHpdD+HEpdD+MVpdD+NSpdD+NRWpdD+RPpdD+SApdD+SACpdD+SAApdD+SHpdD+THpdD
DEPersonenschaden
plot(DEPersonenschaden,col=colors,ylab="Unfälle",xlab="Jahr",pch=16,main="Deutschland Personenschaden",cex=1)
lines(DEPersonenschaden,col="black")

#Ganz Deutschland Sachschaden
DESachschaden <- BWmdD+BYmdD+BERmdD+BRAmdD+BREMmdD+HHmdD+HEmdD+MVmdD+NSmdD+NRWmdD+RPmdD+SAmdD+SACmdD+SAAmdD+SHmdD+THmdD
DESachschaden
plot(DESachschaden,col=colors,ylab="Unfälle",xlab="Jahr",pch=16,main="Deutschland Sachschaden",cex=1)
lines(DESachschaden,col="black")

#Ganz Deutschland Übrige
DEUebrige <- BWrmdD+BYrmdD+BERrmdD+BRArmdD+BREMrmdD+HHrmdD+HErmdD+MVrmdD+NSrmdD+NRWrmdD+RPrmdD+SArmdD+SACrmdD+SAArmdD+SHrmdD+THrmdD
DEUebrige
plot(DEUebrige,col=colors,ylab="Unfälle",xlab="Jahr",pch=16,main="Deutschland Uebrige",cex=1)
lines(DEUebrige,col="black")

#Ganz Deutschland Innerorts
DEInnerorts <- BWinnerortsV+BYinnerortsV+BERinnerortsV+BRAinnerortsV+BREMinnerortsV+HHinnerortsV+HEinnerortsV+MVinnerortsV+NSinnerortsV+NRWinnerortsV+RPinnerortsV+SAinnerortsV+SACinnerortsV+SAAinnerortsV+SHinnerortsV+THinnerortsV
DEInnerorts
plot(DEInnerorts,col=colors,ylab="Unfälle",xlab="Jahr",pch=16,main="Deutschland Innerorts",cex=1)
lines(DEInnerorts,col="black")

#Ganz Deutschland Außerorts
DEAußerorts <- BWaußerortsV+BYaußerortsV+BERaußerortsV+BRAaußerortsV+BREMaußerortsV+HHaußerortsV+HEaußerortsV+MVaußerortsV+NSaußerortsV+NRWaußerortsV+RPaußerortsV+SAaußerortsV+SACaußerortsV+SAAaußerortsV+SHaußerortsV+THaußerortsV
DEAußerorts
plot(DEAußerorts,col=colors,ylab="Unfälle",xlab="Jahr",pch=16,main="Deutschland Außerorts",cex=1)
lines(DEAußerorts,col="black")

#Ganz Deutschland Autobahn
DEAutobahn <- BWautobahnV+BYautobahnV+BERautobahnV+BRAautobahnV+BREMautobahnV+HHautobahnV+HEautobahnV+MVautobahnV+NSautobahnV+NRWautobahnV+RPautobahnV+SAautobahnV+SACautobahnV+SAAautobahnV+SHautobahnV+THautobahnV
DEAutobahn
plot(DEAutobahn,col=colors,ylab="Unfälle",xlab="Jahr",pch=16,main="Deutschland Autobahn",cex=1)
lines(DEAutobahn,col="black")

#----------------------------------------------------------------------------------------------------------#

# Überprüfung der Signifikanz der Änderungen

# Zusammensetzen der hierfür relevanten Daten
DatenSig <- rbind(BW, BY, BER, BRA, BREM, HH, HE, MV, NS, NRW, RP, SA, SAC, SAA, SH, TH)
DatenSig

# Überprüfung auf Normalverteilung (einzelne Jahre)
boxplot(DatenSig$X2008)
boxplot(DatenSig$X2009)
boxplot(DatenSig$X2010)
boxplot(DatenSig$X2011)
boxplot(DatenSig$X2012)

hist(DatenSig$X2008)
hist(DatenSig$X2009)
hist(DatenSig$X2010)
hist(DatenSig$X2011)
hist(DatenSig$X2012)

shapiro.test(DatenSig$X2008)
shapiro.test(DatenSig$X2009)
shapiro.test(DatenSig$X2010)
shapiro.test(DatenSig$X2011)
shapiro.test(DatenSig$X2012)

# ==> die einzelnen Jahresdaten sind also NICHT normalverteilt

# Überprüfung auf Normalverteilung der paarweisen Differenzen
# Dies ist Voraussetzung für den t.test
boxplot(DatenSig$X2009 - DatenSig$X2008)
boxplot(DatenSig$X2010 - DatenSig$X2009)
boxplot(DatenSig$X2011 - DatenSig$X2010)
boxplot(DatenSig$X2012 - DatenSig$X2011)

hist(DatenSig$X2009 - DatenSig$X2008)
hist(DatenSig$X2010 - DatenSig$X2009)
hist(DatenSig$X2011 - DatenSig$X2010)
hist(DatenSig$X2012 - DatenSig$X2011)

shapiro.test(DatenSig$X2009 - DatenSig$X2008)
shapiro.test(DatenSig$X2010 - DatenSig$X2009)
shapiro.test(DatenSig$X2011 - DatenSig$X2010)
shapiro.test(DatenSig$X2012 - DatenSig$X2011)

# Vor allem bei §X2011 - $X2010 liegt eine Normalverteilung vor, bei den anderen nicht.
# Daher ist der t.test eher ungeeignet
